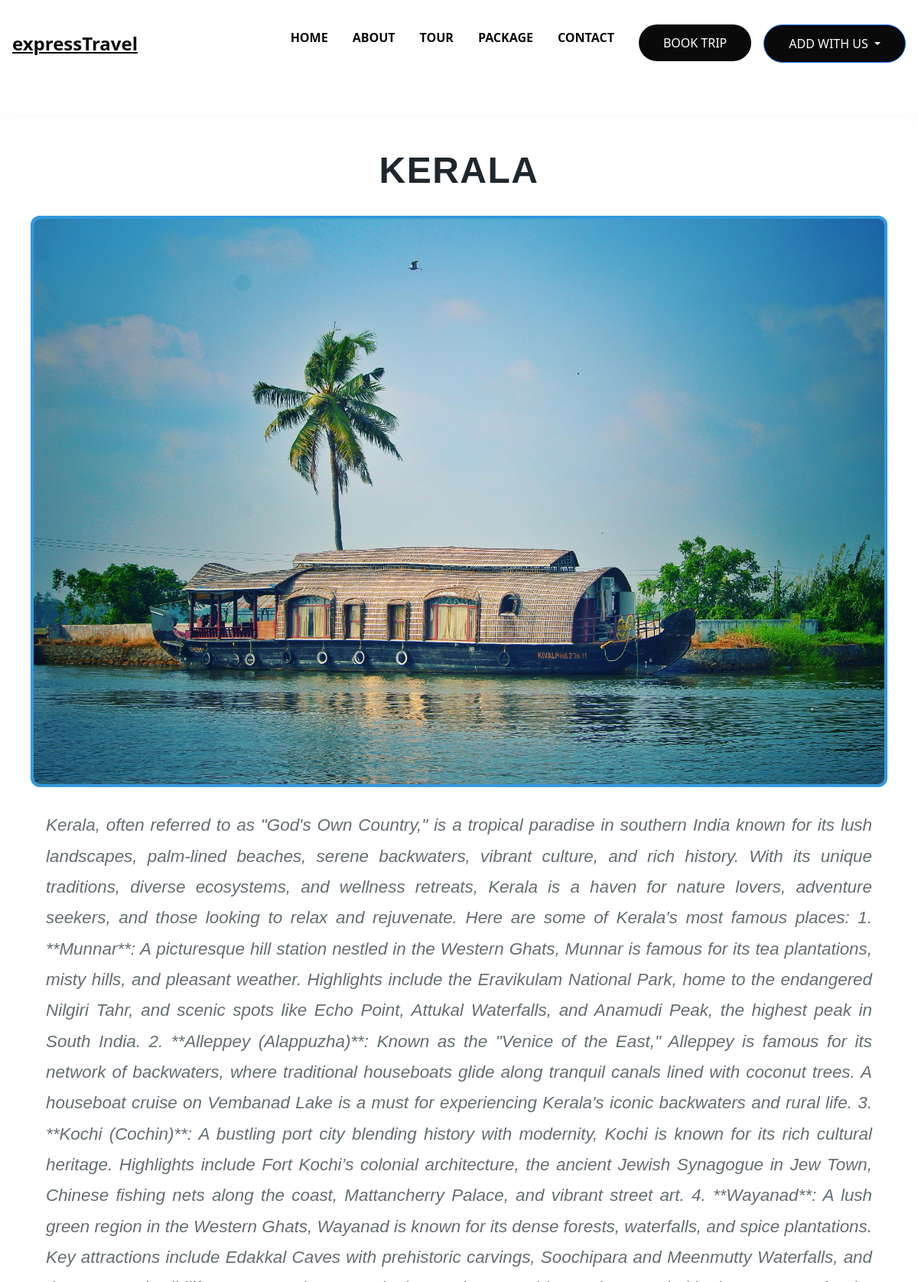
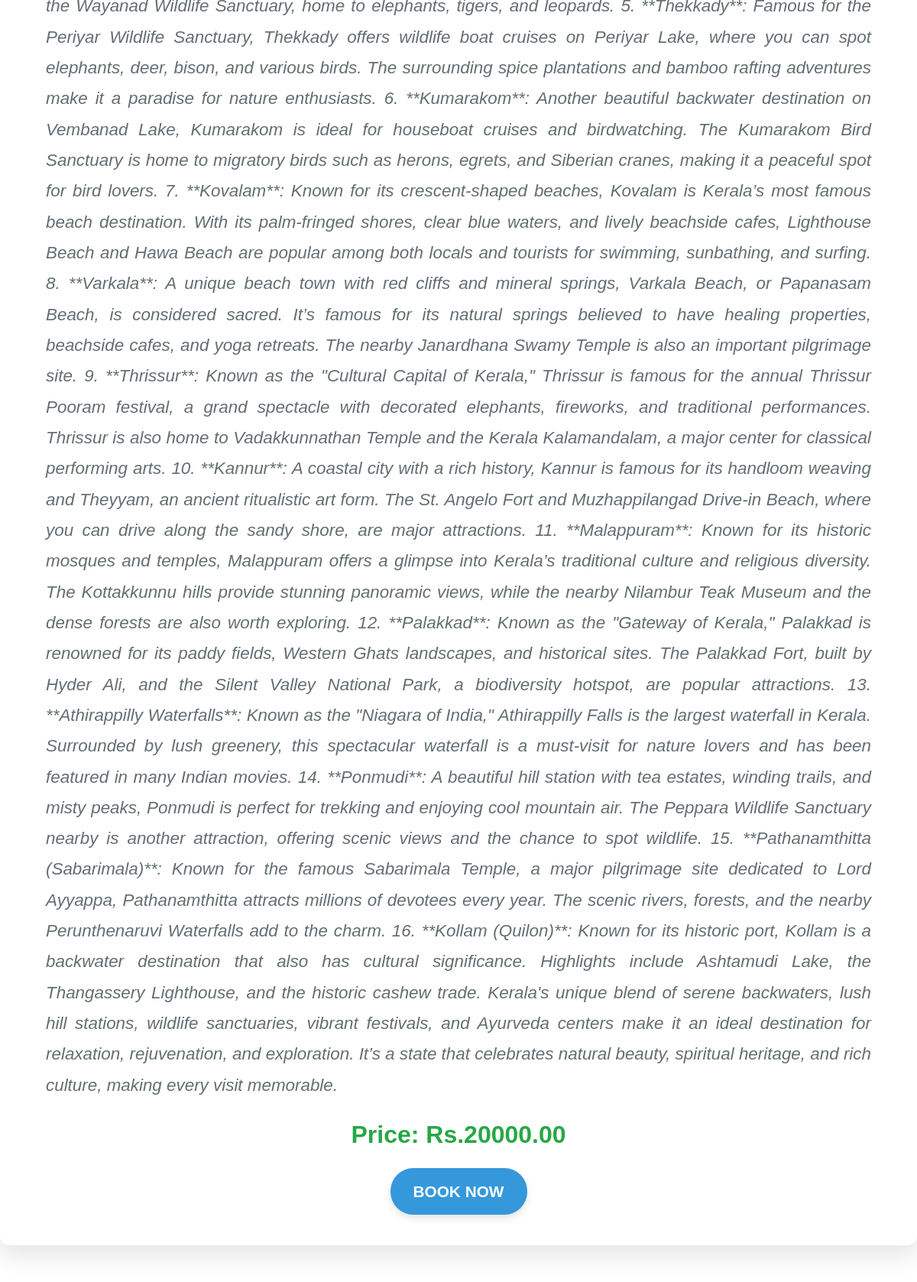
The page /tour/4/ (upper part) on the database its author committed (2 pictures, top to bottom).
### tour/models.py (models this page shows, shortened)
class Tour(models.Model):
    destination = models.ForeignKey(Destination, on_delete=models.CASCADE)
    tour_name = models.CharField(max_length=100)
    start_date = models.DateField()
    end_date = models.DateField()
    price = models.DecimalField(max_digits=10, decimal_places=2)
    description = models.TextField()
    image = models.ImageField(upload_to='tours/', null=True, blank=True)

### tour/views.py (the view)
# urls.py: path('tour/<int:tour_id>/', tour_detail, name='tour_detail'),
def tour_detail(request, tour_id):
    tour = get_object_or_404(Tour, id=tour_id)
    return render(request, 'tour_detail.html', {'tour': tour})

### tour/templates/tour_detail.html (shortened to what this page needs)
{% extends "base.html" %}
{% load static %}
{% block content %}
  <div class="tour-container">
    <h1 class="tour-title">{{ tour.tour_name }}</h1>
    {% if tour.image %}
      <img src="{{ tour.image.url }}" alt="{{ tour.tour_name }}" class="tour-image">
    {% endif %}
    <p class="tour-description">{{ tour.description }}</p>
    <p class="tour-price">Price: Rs.{{ tour.price }}</p>
    <a href="{% url 'tour:book_tour' tour.id %}" class="book-link">
      <button class="btn-pri">BOOK NOW</button>
    </a>
  </div>
{% endblock %}

### tour/static/assest/home.css (style rules this page uses)
:root { --primary-color: #2887ff; --primary-color-dark: #2476da; --text-dark: #0a0a0a; --text-light: #737373; --extra-light: #f3f4f6; --white: #ffffff; --max-width: 1200px; }
* { padding: 0; margin: 0; box-sizing: border-box; }
img { display: flex; width: 100%; }
html, body { scroll-behavior: smooth; }
body { font-family: "DM Sans", sans-serif; }

### tour/templates/tour_detail.html (style rules this page uses)
.tour-container { font-family: 'Poppins', Arial, sans-serif; background-color: #fff; color: #333; max-width: 1200px; margin: 40px auto; padding: 40px; border-radius: 12px; box-shadow: 0 15px 30px rgba(0, 0, 0, 0.1); transition: transform 0.3s ease-in-out, box-shadow 0.3s ease-in-out; text-align: center; }
.tour-title { font-size: 3rem; color: #1e272e; text-transform: uppercase; font-weight: 900; margin-bottom: 30px; letter-spacing: 1.5px; }
.tour-image { width: 100%; height: auto; border-radius: 12px; border: 4px solid #3498db; margin-bottom: 30px; }
.tour-description { font-size: 1.4rem; color: #636e72; line-height: 1.8; margin: 20px 0; padding: 0 20px; text-align: justify; font-style: italic; }
.tour-price { font-size: 2rem; font-weight: 600; color: #28a745; margin: 20px 0; }
.book-link { text-decoration: none; }
.btn-pri { background: #3498db; color: #fff; padding: 15px 30px; font-size: 1.3rem; font-weight: 600; border: none; border-radius: 30px; cursor: pointer; transition: background-color 0.3s ease-in-out, transform 0.3s ease; box-shadow: 0 5px 10px rgba(0, 0, 0, 0.1); }

### rows shown on the page
Tour: tour_name "KERALA", image (picture), description "Kerala, often referred to as \"God's Own Country,\" is a tropical paradise in southern India known for its lush landscapes, palm-lined beaches, serene backwaters, vibrant culture, and rich history. With its unique traditions, diverse ecosystems, and wellness retreats, Kerala is a haven for nature lovers, adventure seekers, and those looking to relax and rejuvenate. Here are some of Kerala's most famous places: 1. **Munnar**: A picturesque hill station nestled in the Western Ghats, Munnar is famous for its tea plantations, misty hills, and pleasant weather. Highlights include the Eravikulam National Park, home to the endangered Nilgiri Tahr, and scenic spots like Echo Point, Attukal…", price "20000.00"
